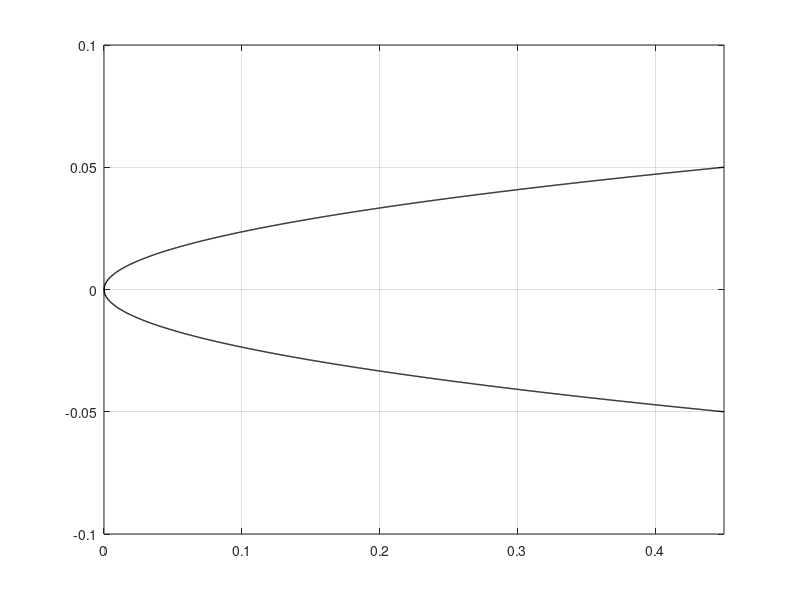
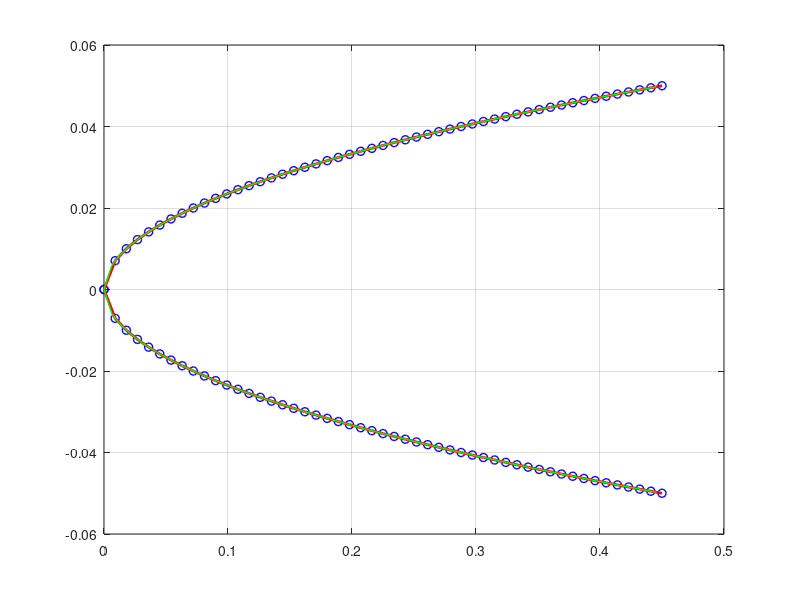

Recreate these plots in MATLAB, in order. (Note: this script raises an error after producing the figures.)
%Nose cone function and tangent approximation
clc
close all
clear all
format long

%%% INPUT

L = 0.45; % Nose Length
R = 0.05 ; % Nose Base Radius
A_ref = pi*R^2;
C = 0; % Haack Series Parameter (0 for Von Karman)
T_inf = 273+25; % Freestream Temperature
g = 1.4; % Ratio of Specific Heats
R_gas = 287;
c = sqrt(1.4*R_gas*T_inf); % Sound Velocity
n = 1/2; % Power Series Parameter
M_inf = 1.2;
V_inf = c*M_inf;
Machs = [ 1.2 1.3 1.4 1.5 1.6 1.7 1.8]; % 1.9 2 2.2 2.4 2.6];
DatMachs = [1.2 1.3 1.4 1.5 1.6 1.7 1.8 1.9 2 2.1 2.2 2.3 2.4 2.5 2.6];
DatCds = [0.59 0.571 0.558 0.547 0.534 0.523 0.512 0.501 0.491 0.481 0.465 0.457 0.448 0.440 0.433];
Cdps = zeros(length(Machs),1);
P_inf = 101325; % Freestream Pressure, Atmosferic Pressure
P_inf_bar = P_inf/(100000);
rho_inf = 1.225; % Freestream Density


%%% NOSECONE SHAPE
x = linspace(0,L,1000);
%Ps =zeros(1000,1);

% Nosecone Shape Function --> Von Karman
% y = @(x) (R/sqrt(pi))*sqrt(acos(1-(2.*x)/L)-(sin(2.*acos(1-(2.*x)/L)))/2+C*(sin(acos(1-(2.*x)/L))).^3);
% Nosecone Shape Function --> Power Series
y = @(x) R*(x./L).^n;
ys = y(x);

% Slope of the Tangent Lines --> Von Karman
%dy_by_dx = @(x) -(R.*((2.*cos(2.*acos(1 - (2.*x)./L)))./(L.*(1 - ((2.*x)./L - 1).^2.).^(1/2)) - 2./(L.*(1 - ((2.*x)./L - 1).^2).^(1/2)) + (6.*C.*(1 - ((2.*x)./L - 1).^2).^(1/2).*((2.*x)./L - 1))./L))./(2.*sqrt(pi).*(acos(1 - (2.*x)./L) - sin(2.*acos(1 - (2.*x)./L))/2 + C.*(1 - ((2.*x)./L - 1).^2).^(3/2)).^(1/2));
% Slope of the Tangent Lines --> Power Series 
dy_by_dx = @(x) n*(R/L^n).*x.^(n-1);
y_f = dy_by_dx(x);

figure 
plot(x,ys,"k","LineWidth",1)
hold on
plot(x,-ys,"k","LineWidth",1)
axis([0 L -0.1 0.1])
grid on
hold off

%%% NOSECONE APPROXIMATION

S = 50; % Desidered Segments
N = S + 1; % Number of Nodes
delta = (max(y_f)-min(y_f))/(N); % Gradient Delta
x_t = zeros(N,1); % x : Position Vector of the Tangent Nodes
x_t(1) = 0; % Tip is Set to be a Tangent Node
k = 2; % Number of Known Tangent Nodes (Tip and Base)

Mcs = ones(S,1);
nu2s = ones(S,1);
M2s = ones(S,1);
Pcs = ones(S,1);

% Tangent Node Loop 
for i = 1:length(y_f)
    if  y_f(i) <= max(y_f) - delta && k == 2
        x_t(k) = x(i);
        k = k + 1;
       
    elseif (y_f(i) <= (dy_by_dx(x_t(k - 1)) - delta)) && (k > 2)
        x_t(k) = x(i);
        k = k + 1;
    end
end

x_t(N) = L; % Base is Set to be a Tangent Node
%y_t(N) = R;
y_t = y(x_t);

% solve numerical cancellation problem that might leave some zeros in the
% x_t array at the nose base zone where the nosecone joins the bodytube
% (very low derivates here)

k = 2;
while k<N
    if x_t(k) == 0 % If a 0 is Found in the Array (In a Position Different Than x_t(1) ---> k Starts at 2)
        ns = N-k; % Number of Nodes to Correct
        d = (x_t(N)-x_t(k-1))/(ns+1); %  Nodes Which are Equal to 0 are Substituted by Equispaced Nodes of Length d
        for j = 1:ns
            x_t(k+j-1)=x_t(k-1)+d*j;
            y_t(k+j-1) = y(x_t(k+j-1));
        end
        k = N+1; % Break the Loop
    end
    k = k+1;
end

% Method 1: Joining the Tangent Nodes --> Tangent Nodes are the Final Nodes (Red segments)

figure
plot(x_t,y_t,"bo", "LineWidth",1)
hold on
plot(x_t,-y_t, "bo", "LineWidth",1)
grid on
for i = 1:S
    x1 = x_t(i);
    x2 = x_t(i + 1);
    plot([x1;x2], [y(x1);y(x2)],'r','linewidth',2)
    plot([x1;x2], [-y(x1);-y(x2)],'r','linewidth',2)
end

% Method 2: find the final nodes by intersecting the tangents evaluated in the
% already found tangent nodes (Green segments)

x_n = zeros(N+1,1); % x : Position Vector of the Final Nodes
y_n = zeros(N+1,1); % y : Position Vector of the final Nodes
for j = 1:(length(x_t)-1)
    x1 = x_t(j);
    x2 = x_t(j+1);
    y1 = y_t(j);
    y2 = y_t(j+1);
    m1 = n*(R/L^n)*x1^(n-1); % Slopes of the Tangents in the Tangent Nodes
    m2 = dy_by_dx(x2);
    x = (y2-y1+m1*x1-m2*x2)/(m1-m2);
    y_z = m1*(x-x1)+y1;
    x_n(j+1)=x;
    y_n(j+1)=y_z;
end

x_n(length(x_t)+1) = L;
y_n(length(y_t)+1) = R;

x_n(2) = (x_n(1)+x_n(3))/2;

for i = 1:S
    x1 = x_n(i);
    x2 = x_n(i + 1);
    plot([x1;x2], [y(x1);y(x2)],'g','linewidth',1)
    plot([x1;x2], [-y(x1);-y(x2)],'g','linewidth',1)
end

%%% Aerodynamic Method 

% Barrowman Method + Expansion Waves 

NU = @(M) (atan((M^2 - 1)^(1/2)*((g - 1)/(g + 1))^(1/2))*(g + 1)^(1/2))/(g - 1)^(1/2) - atan((M^2 - 1)^(1/2));
dNU = @(M) (M*((g - 1)/(g + 1))^(1/2)*(g + 1)^(1/2))/((M^2 - 1)^(1/2)*(((M^2 - 1)*(g - 1))/(g + 1) + 1)*(g - 1)^(1/2)) - 1/(M*(M^2 - 1)^(1/2));
B = @(M) (g*M^2)/(2*(M^2-1));
Omega = @(M) (1/M)*((1+M^2*(g-1)/2)/((g+1)/2))^((g+1)/(2*(g-1)));
for l = 1:length(Machs)
M_inf = Machs(l);
V_inf = c*M_inf;
Cdp = 0;
Cdwls = zeros(length(x_t)-1);
for k=1:length(x_t)-1
    theta = atan((y_t(k+1)-y_t(k))./(x_t(k+1)-x_t(k)));
    theta_deg = theta *(180/pi);
    if k ==1
        [M0,P0_bar] = taylor_maccoll_solver(M_inf, theta_deg, g, P_inf_bar, T_inf, rho_inf); % P is Constant
        P0 = 100000*P0_bar;
        Fx = @(x) P0*2*pi*sin(theta)*sin(theta)*x;   
        %Cdwl = (4/(g*M_inf^2))*int(P0*sin(theta)*2*pi,x,0,x_t(k+1)) given
        %by Barrowman
        Cdwl = (integral(Fx,0,x_t(k+1)))/(0.5*rho_inf*V_inf^2*A_ref); % Local Cd --> Then Included in the Final Integral
        if M0 <=1.1
            M0 = 1.1;
        end
        M1 = M0; % Mach Number on the First Frustrum is Constant
        M2s(1) = M0;
        nu2s(1) = NU(M0);
        Mcs(1) = M0;
        Pcs(1)=P0;
        dpds1 = 0; 
        P2 = P0;
        xl = linspace(x_t(k),x_t(k+1),100);
        Ps(1:100)=P0;
        xps(1:100)=xl;
    else
        [MC,PC_bar] = taylor_maccoll_solver(M_inf, theta_deg,g, P_inf_bar, T_inf, rho_inf); % Finds the Equivalent Pressure on a Cone With the Same Half-Angle
        PC = 100000*PC_bar;
        B1 = B(M1);
        nu1 = real(NU(M1));
        O1 = Omega(M1);
        f = @(M) (atan((M^2 - 1)^(1/2)*((g - 1)/(g + 1))^(1/2))*(g + 1)^(1/2))/(g - 1)^(1/2)- atan((M^2 - 1)^(1/2)) - (thetapr-theta) - nu1;
        df = @(M) (M*((g - 1)/(g + 1))^(1/2)*(g + 1)^(1/2))/((M^2 - 1)^(1/2)*(((M^2 - 1)*(g - 1))/(g + 1) + 1)*(g - 1)^(1/2)) - 1/(M*(M^2 - 1)^(1/2));
        [M2,num_it,M2_vec] = NewtonMethod(M_inf,f,df,-10,0.01,10); % Output: Mack Number Behind the Shockwave Using the Newton Method 
        M2 = real(M2);
        if M2<=1.1
            M2 = 1.1;
        end
        B2 = B(M2);
        nu2 = abs(thetapr-theta) + nu1;
        O2 = Omega(M2);
        M2s(k) = M2;
        nu2s(k) = nu2;
        Mcs(k) = MC;
        Pcs(k) = PC;
        dpds2 = (B2/y_t(k))*((O1/O2)*sin(thetapr)-sin(theta))+(B2/B1)*(O1/O2)*dpds1;
        %eta = dpds2 * (x-x2)/((PC-P2)*cos(theta))
        %P = @(x) (PC-(PC-P2)*exp(-dpds2 * (x-x_t(k))/((PC-P2)*cos(theta))));%pressure distribution on the frustrum
        Pe = P2*((1+(M1^2)*((g-1)/2))/(1+(M2^2)*((g-1)/2)))^(g/(g-1));
        %Fx = @(x) 2*pi.*sin(theta).*sin(theta).*x.*(PC-(PC-P2).*exp(-dpds2 .* (x-x_t(k))./((PC-P2).*cos(theta))));%drag force on the frustrum
        Fx = @(x) 2*pi.*sin(theta).*sin(theta).*x.*Pe;
        Cdwl = (integral(Fx,x_t(k),x_t(k+1)))/(0.5*rho_inf*V_inf^2*A_ref); % Local Cd Component

        % Variables Update --> Closing the Loop
        M1 = M2;
        dpds1 = dpds2;
        %P2 = P(x_t(k+1))
        P2 = Pe;
        xl = (linspace(x_t(k),x_t(k+1),100));
        %Pl = P(xl);
        Pl = transpose(ones(length(xl),1)*Pe);
        xps = cat(2,xps,xl);
        Ps = cat(2,Ps,Pl);
    end
    plot([x_n(k);x_n(k+1)], [y_n(k);y_n(k+1)],'g','linewidth',2)
    plot([x_n(k);x_n(k+1)], [-y_n(k);-y_n(k+1)],'g','linewidth',2)
    thetapr = theta;
    Cdp = Cdp + Cdwl;
    Cdwls(k) = Cdwl;
end

Cdps(l)=Cdp;
Contribute = (Cdwls./Cdp).*100;

figure
plot(1:S,Mcs,'linewidth',2)
title(M_inf)
xlabel('frustrum n.')
ylabel('equivalent mach')
grid on

figure
plot(1:S,M2s,'linewidth',2)
title(M_inf)
xlabel('frustrum n.')
ylabel('mach at the base (M2)')
grid on

figure
plot(1:S,nu2s,'linewidth',2)
title(M_inf)
xlabel('frustrum n.')
ylabel('nu function')
grid on

figure
plot(xps,Ps,'linewidth',2)
title(M_inf)
xlabel('x')
ylabel('Pressure (Pa)')
grid on

figure
plot(1:S,Pcs,'linewidth',2)
title(M_inf)
xlabel('x')
ylabel('equivalent pressure (Pa)')
grid on

Ps = ones(1,100);
xps = ones(1,100);
end

figure
plot(Machs,Cdps,'linewidth',2)
hold on
plot(DatMachs, DatCds,'linewidth',2)
legend('Barrowman + Taylor-Maccoll (Nose cone only)','Missile Datcom (whole rocket)')
xlabel('Mach number')
ylabel('Pressure drag coefficient')
grid on
hold off

figure
plot(1:(length(x_t)-1),Contribute,'linewidth',2)
xlabel('Frustrum n.')
ylabel('Cd contribution (Percentage)')
grid on

% figure
% plot(xps,Ps,'linewidth',2)
% xlabel('x')
% ylabel('Pressure (Pa)')
